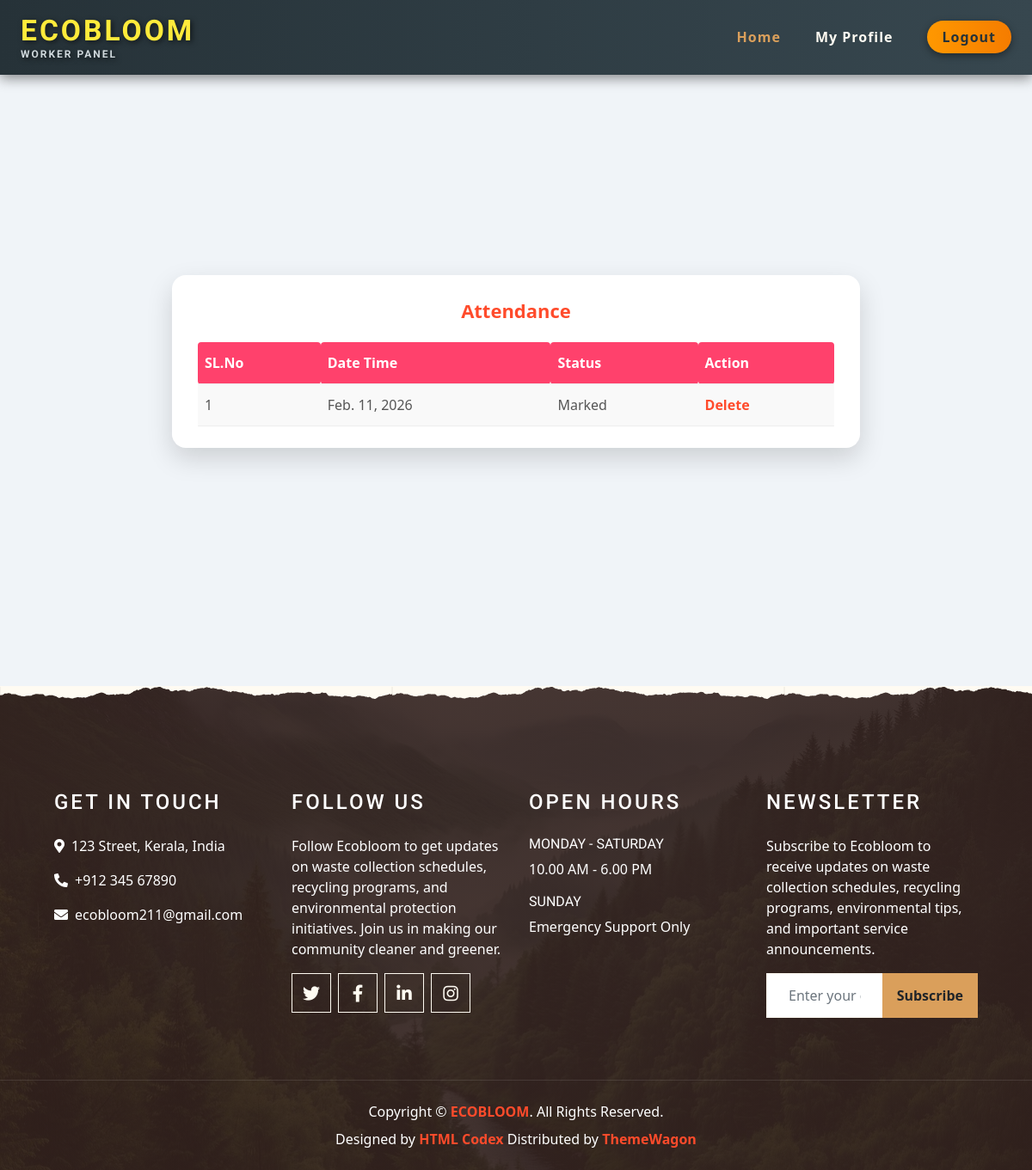
The app's page /worker/MyAttendence/ (signed in), older data.
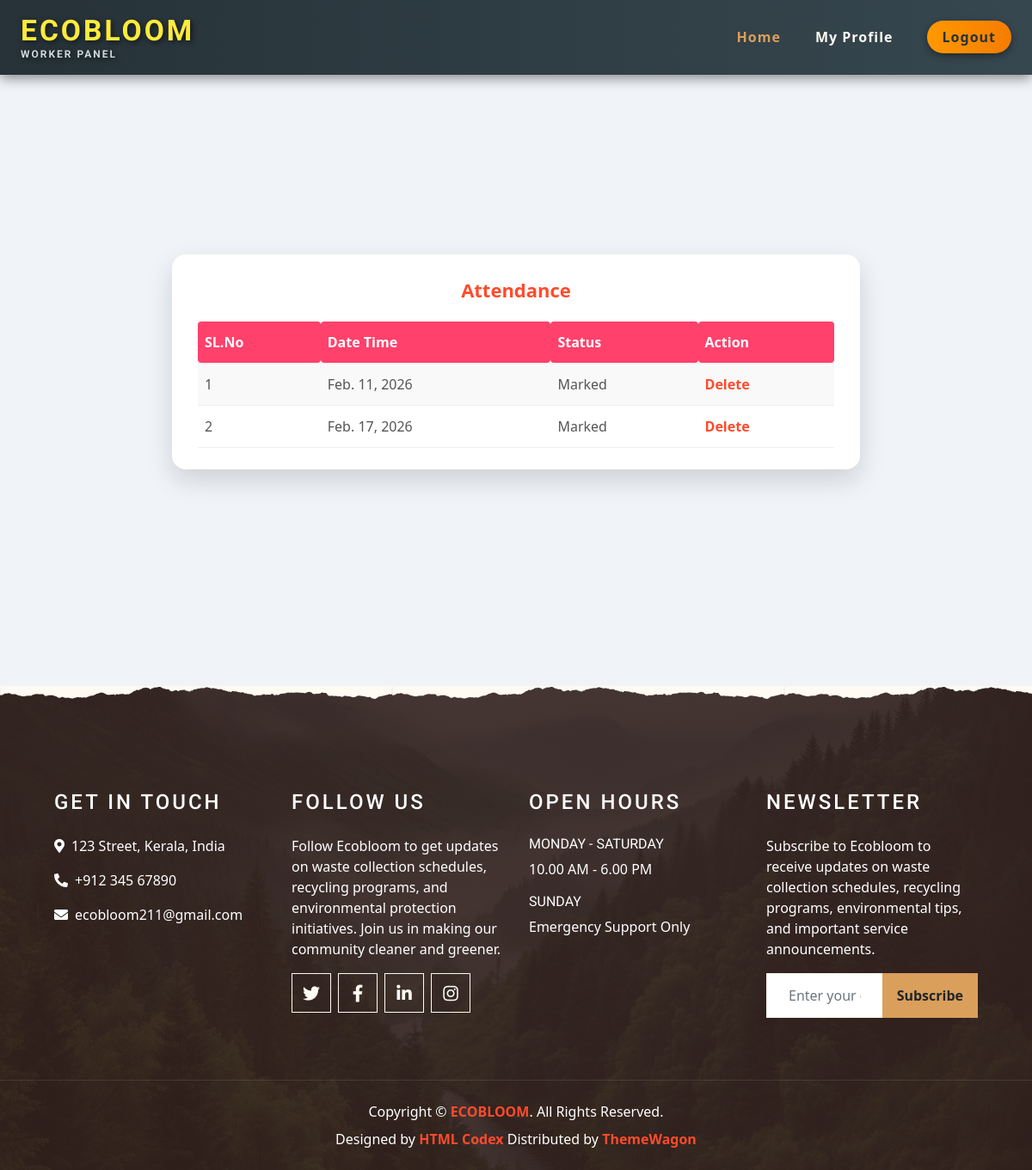
The same page, newer data.
### worker/models.py (models this page shows)
class tbl_workerattendence(models.Model):
    workerattendence_datetime=models.DateField(auto_now_add=True)
    workerattendence_status=models.IntegerField(default=0)
    worker_id=models.ForeignKey(tbl_worker, on_delete=models.CASCADE)

### worker/views.py (the view)
# urls.py: path('MyAttendence/',views.MyAttendence,name="MyAttendence"),
def MyAttendence(request):
    if "wid" not in request.session:
        return redirect("Guest:Login")
    else:
        workerId=tbl_worker.objects.get(id=request.session['wid'])
        workerdata=tbl_workerattendence.objects.filter(workerattendence_status=1,worker_id=workerId)
        return render(request,"worker/MyAttendence.html",{'workerdata':workerdata})

### worker/Templates/Worker/MyAttendence.html (shortened to what this page needs)
{% extends 'worker/Head.html' %}
{% block content %}
<div class="attendance-container">
    <div class="attendance-card">
        <div class="attendance-title">Attendance</div>
        <form action="" method="post">
            <table>
                <tr>
                    <th>SL.No</th>
                    <th>Date Time</th>
                    <th>Status</th>
                    <th colspan="2">Action</th>
                </tr>
                {% for i in workerdata %}
                <tr>
                    <td>{{forloop.counter}}</td>
                    <td>{{i.workerattendence_datetime}}</td>
                    <td>{% if i.workerattendence_status == 1 %}Marked{% endif %}</td>
                    <td><a href="{% url 'worker:delattendence' i.id %}">Delete</a></td>
                </tr>
                {% endfor %}
            </table>
        </form>
    </div>
</div>
{% endblock content %}

Row changes from the older to the newer data that the page shows:
added tbl_workerattendence: workerattendence_datetime "Feb. 17, 2026", workerattendence_status "Marked"
